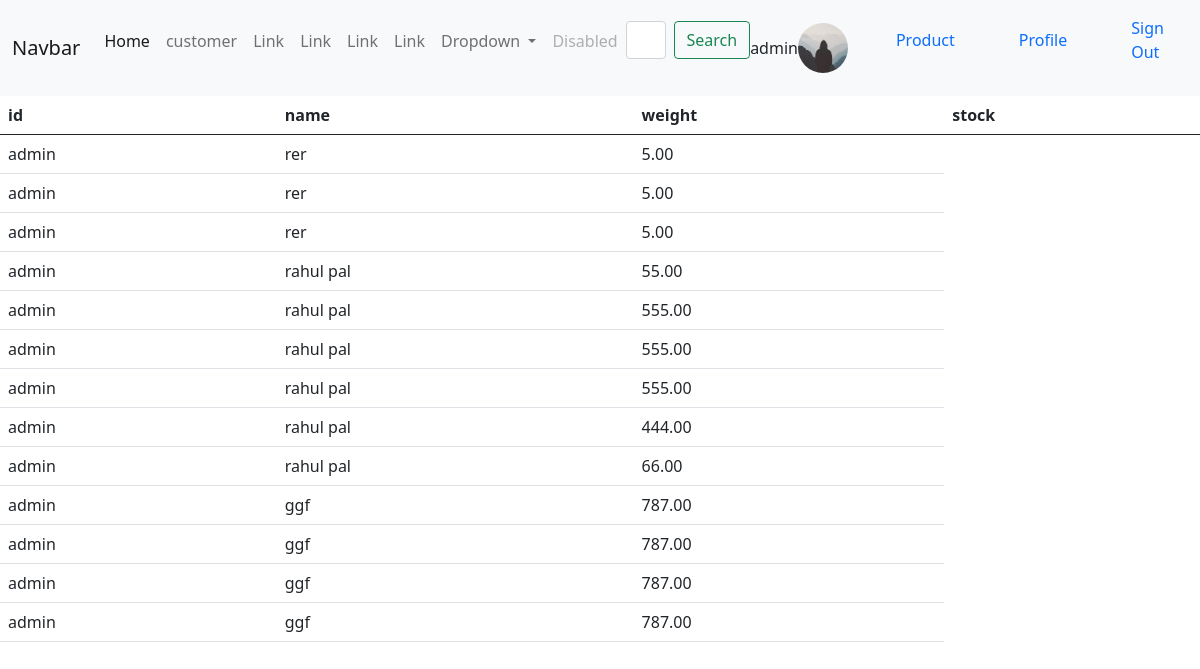
The app's page / (signed in), older data.
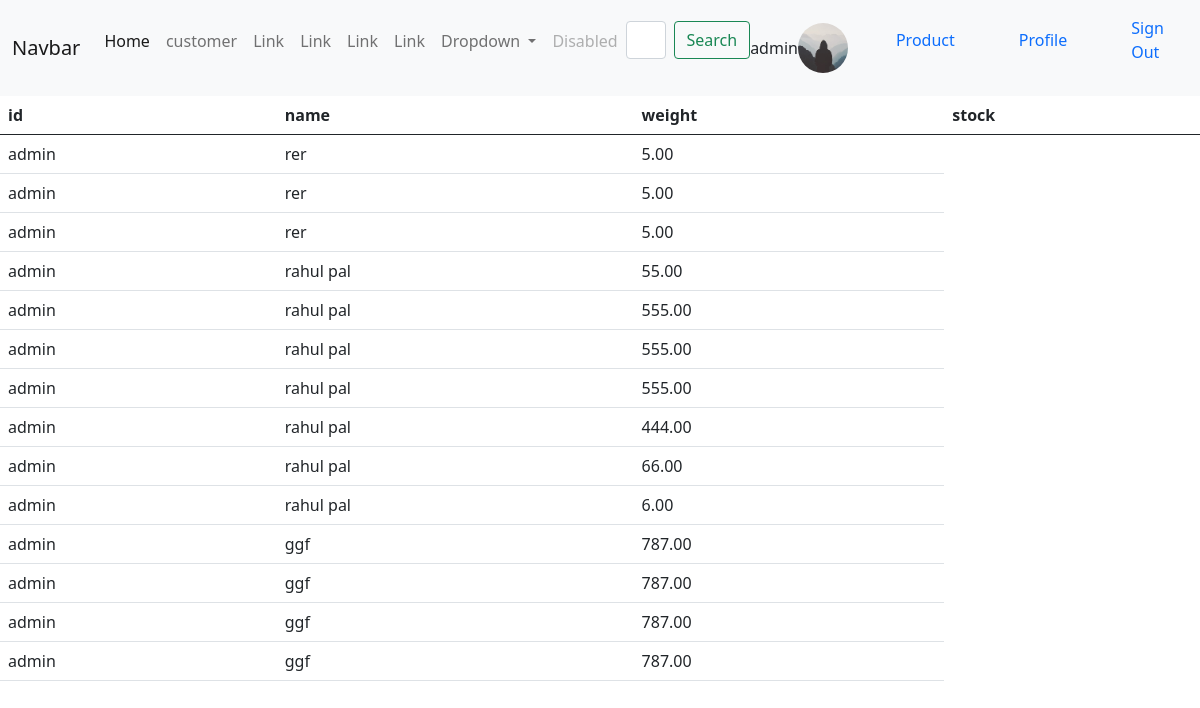
The same page, newer data.
### products/models.py (models this page shows, shortened)
class Products(models.Model):
    user = models.ForeignKey(User,on_delete=models.CASCADE)
    name= models.CharField(max_length=50)
    weight= models.DecimalField(max_digits=5, decimal_places=2, blank=True, null=True)
    price=  models.DecimalField(max_digits=5, decimal_places=2, blank=True, null=True)
    stock=  models.DecimalField(max_digits=5, decimal_places=2, blank=True, null=True)
    create_at= models.DateField(auto_now=True)
    update_at= models.DateTimeField(auto_now_add=True)
    class  Meta:
        db_table = 'Products'
        managed = True
        ordering = ('-name',)
        verbose_name = 'Product'
        verbose_name_plural = 'Products'

### products/views.py (the view)
# urls.py: path('', Product_list.as_view(), name='Product_list'),
class Product_list(ListView):
    model = Products
    template_name = 'homepage.html'  # <app>/<model>_<viewtype>.html
    context_object_name = 'item'
    ordering = ['-name']
    paginate_by = 5
    paginate_orphans =100
    def get_context_data(self, **kwargs):
        context = super().get_context_data(**kwargs)
        context['now'] = timezone.now()
        return context

### products/templates/homepage.html (shortened to what this page needs)
{% extends "base.html" %}
{% load static %}
{% load crispy_forms_tags %}
{% block content %}
<div class="container-fluid">
<div class="row">
    <table class="table">
    <thead>
        <tr>
            <th>id</th>
            <th>name</th>
            <th>weight</th>
            <th>stock</th>
        </tr>
    </thead>
    <tbody>
        <tr>
            {% for aa in item  %}
            <td scope="row">{{aa.user}}</td>
            <td>{{aa.name}} </td>
            <td>{{aa.weight}} </td>
        </tr>
        {% endfor %}
    </tbody>
</table>
</div>
</div>
{% endblock content %}

Row changes from the older to the newer data that the page shows:
added Products: user "admin", name "rahul pal", weight "6.00"
